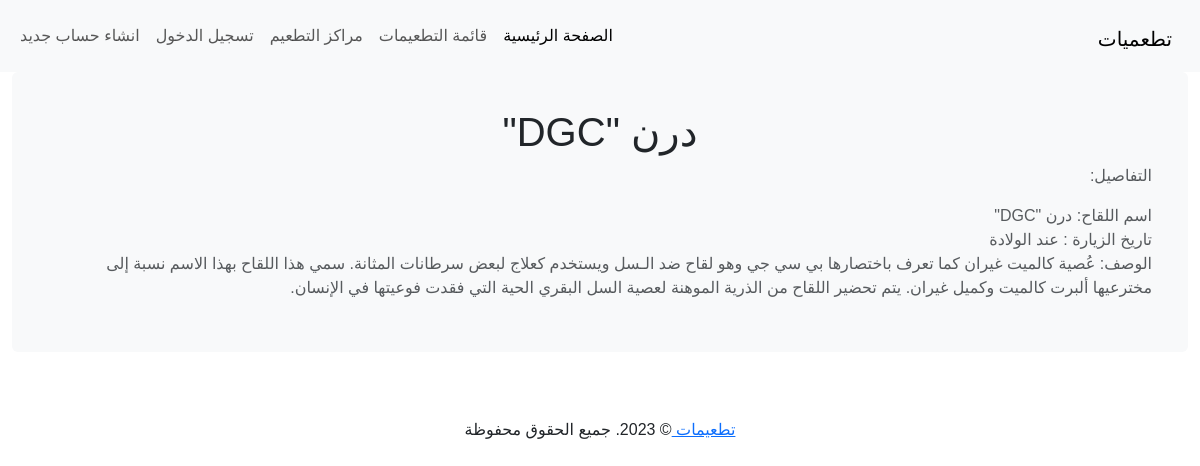
Page /9/ on the committed database.
### vaccines/models.py (models this page shows, shortened)
class Vaccine(models.Model):
    name = models.CharField(max_length=100)
    description = models.TextField()
    visit = models.CharField(max_length=250, null=True)

### vaccines/views.py (the view)
# urls.py: path('<int:vaccine_id>/', views.vaccine_detail, name='vaccine_detail'),
def vaccine_detail(request, vaccine_id):
    vaccine = get_object_or_404(Vaccine, pk=vaccine_id)
    context = {'vaccine': vaccine}
    return render(request, 'vaccines/vaccine_detail.html', context)

### vaccines/templates/vaccines/vaccine_detail.html
{% extends 'base.html' %}
{% block content %}
  <div class="container-fluid">
    <div class="card bg-light mb-4">
      <div class="card-body">
        <h1 class="text-center">{{ vaccine.name }}</h1>
        <p class="text-right text-muted">التفاصيل:</p>
        <ul class="list-unstyled">
          <li class="text-right text-muted"> اسم اللقاح: {{ vaccine.name }}</li>
          <li class="text-right text-muted">تاريخ الزيارة : {{ vaccine.visit }}</li>
          <li class="text-right text-muted">الوصف: {{ vaccine.description }}</li>
        </ul>
      </div>
    </div>
  </div>
{% endblock %}

### static/css/style.css (style rules this page uses)
* { padding: 0; margin: 0; box-sizing: border-box; }
html, body { height: 100%; }
body { font-family: 'Roboto', sans-serif; background-color: #FFF; }
::placeholder { font-size:14px; letter-spacing:0.5px; }
* { margin: 0; padding: 0; box-sizing: border-box; font-family: 'Poppins',sans-serif; }
.card { padding: 20px; background-color: #f4f4f4a3 ; border: none; }

### rows in the picture
Vaccine: name "درن \"DGC\"", visit "عند الولادة", description "عُصية كالميت غيران كما تعرف باختصارها بي سي جي وهو لقاح ضد الـسل ويستخدم كعلاج لبعض سرطانات المثانة. سمي هذا اللقاح بهذا الاسم نسبة إلى مخترعيها ألبرت كالميت وكميل غيران. يتم تحضير اللقاح من الذرية الموهنة لعصية السل البقري الحية التي فقدت فوعيتها في الإنسان."
